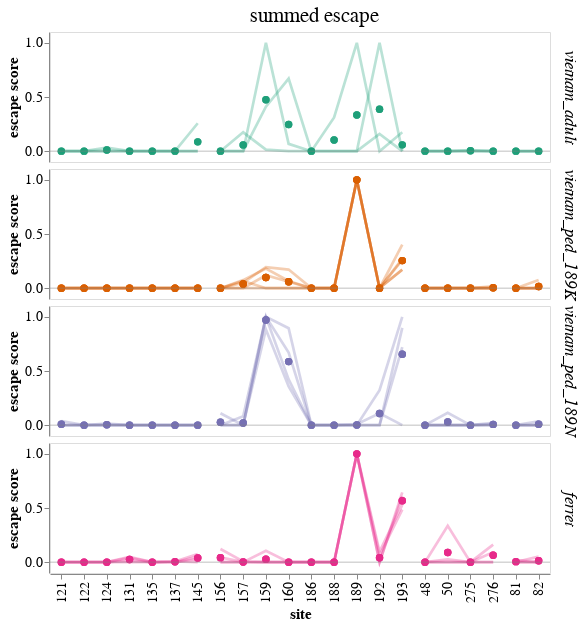

Here is the notebook cell this chart was saved with:
### Code cell
# filtered sites, line and scatter overlay
summed_escape_lineplot = (
    alt.Chart()
    .encode(
        x=alt.X("site", 
                title="site",
                sort=site_order
               ),
        y=alt.Y(
            "escape",
            scale=alt.Scale(domain=[-0.1, 1.1], clamp=True),
            axis=alt.Axis(values=[0, 0.5, 1]),
            # axis=None,
            title="escape score",
        ),
        color=alt.Color('cohort:N', 
                        legend=None,
                        sort=['vietnam_ped', 'vietnam_adult', 'misc_adult'],
                       ).scale(scheme='dark2'),
        detail=alt.Detail(['serum', 'antigenic_region']),
        tooltip=['serum', 'site', 'escape']
    )
    .mark_line(size=2.7, opacity=0.3, clip=True)
    .properties(width=500, height=130)
)

mean_points = (
    alt.Chart()
    .encode(
        x=alt.X("site", 
                title="site",
                sort=site_order
               ),
        y=alt.Y("mean_cohort_escape"),
        color=alt.Color('cohort:N', 
                        legend=None,
                        sort=['vietnam_ped', 'vietnam_adult', 'misc_adult'],
                       ).scale(scheme='dark2'),
        tooltip=['site', 'mean_cohort_escape']
    )
    .mark_circle(size=55, opacity=0.75)
    # .properties(width=400, height=150)
)

x_axis = alt.Chart(pd.DataFrame({'y': [0]})).mark_rule(
    size=1, 
    opacity=0.5, color='gray').encode(y='y')

faceted_line_scatter_overlay = alt.layer(
    summed_escape_lineplot, mean_points, x_axis, data=normalized_df
).facet(
    facet=alt.Facet(
        'cohort:N',
        sort=['vietnam_ped', 'vietnam_adult'],
        title='summed escape',
        header=alt.Header(
            titleFontSize=21,
            titleFontWeight='normal',
            titlePadding=5,
            labelFontSize=17,
            labelOrient='right',
            # labelAngle=0,
            labelFontStyle='italic'
        )
    ),
    spacing=3,
    columns=1
).configure_axis(
    grid=False,
    labelFontSize=14,
    titleFontSize=15
)

# faceted_line_scatter_overlay.save(
#     'scratch_notebooks/figure_drafts/perth09_analysis/sitewise_escape_plots/231004_perth09_normalized.png',
#     scale_factor=2.0
# )

faceted_line_scatter_overlay

### Figure 1 — Vega-Lite specification as saved in the notebook (floating-point values rounded to 4 significant figures; data arrays with more than 128 entries replaced by an {"elided": "..."} marker saying what was removed)
{"config": {"view": {"continuousWidth": 300, "continuousHeight": 300}, "axis": {"grid": false, "labelFontSize": 14, "titleFontSize": 15}}, "data": {"name": "data-18503bf84e44a7d66ec8f6b86f796d59"}, "facet": {"field": "cohort", "header": {"labelFontSize": 17, "labelFontStyle": "italic", "labelOrient": "right", "titleFontSize": 21, "titleFontWeight": "normal", "titlePadding": 5}, "sort": ["vietnam_ped", "vietnam_adult"], "title": "summed escape", "type": "nominal"}, "spec": {"layer": [{"mark": {"type": "line", "clip": true, "opacity": 0.3, "size": 2.7}, "encoding": {"color": {"field": "cohort", "legend": null, "scale": {"scheme": "dark2"}, "sort": ["vietnam_ped", "vietnam_adult", "misc_adult"], "type": "nominal"}, "detail": [{"field": "serum", "type": "nominal"}, {"field": "antigenic_region", "type": "nominal"}], "tooltip": [{"field": "serum", "type": "nominal"}, {"field": "site", "type": "nominal"}, {"field": "escape", "type": "quantitative"}], "x": {"field": "site", "sort": ["121", "122", "124", "131", "135", "137", "142", "144", "145", "156", "157", "159", "160", "186", "188", "189", "192", "193", "48", "50", "275", "276", "81", "82"], "title": "site", "type": "nominal"}, "y": {"axis": {"values": [0, 0.5, 1]}, "field": "escape", "scale": {"clamp": true, "domain": [-0.1, 1.1]}, "title": "escape score", "type": "quantitative"}}}, {"mark": {"type": "circle", "opacity": 0.75, "size": 55}, "encoding": {"color": {"field": "cohort", "legend": null, "scale": {"scheme": "dark2"}, "sort": ["vietnam_ped", "vietnam_adult", "misc_adult"], "type": "nominal"}, "tooltip": [{"field": "site", "type": "nominal"}, {"field": "mean_cohort_escape", "type": "quantitative"}], "x": {"field": "site", "sort": ["121", "122", "124", "131", "135", "137", "142", "144", "145", "156", "157", "159", "160", "186", "188", "189", "192", "193", "48", "50", "275", "276", "81", "82"], "title": "site", "type": "nominal"}, "y": {"field": "mean_cohort_escape", "type": "quantitative"}}}, {"data": {"name": "data-06fd9f850666401b4599de5588b60692"}, "mark": {"type": "rule", "color": "gray", "opacity": 0.5, "size": 1}, "encoding": {"y": {"field": "y", "type": "quantitative"}}}], "height": 130, "width": 500}, "columns": 1, "spacing": 3, "$schema": "https://vega.github.io/schema/vega-lite/v5.8.0.json", "datasets": {"data-18503bf84e44a7d66ec8f6b86f796d59": {"elided": "352 records"}, "data-06fd9f850666401b4599de5588b60692": [{"y": 0}]}}
